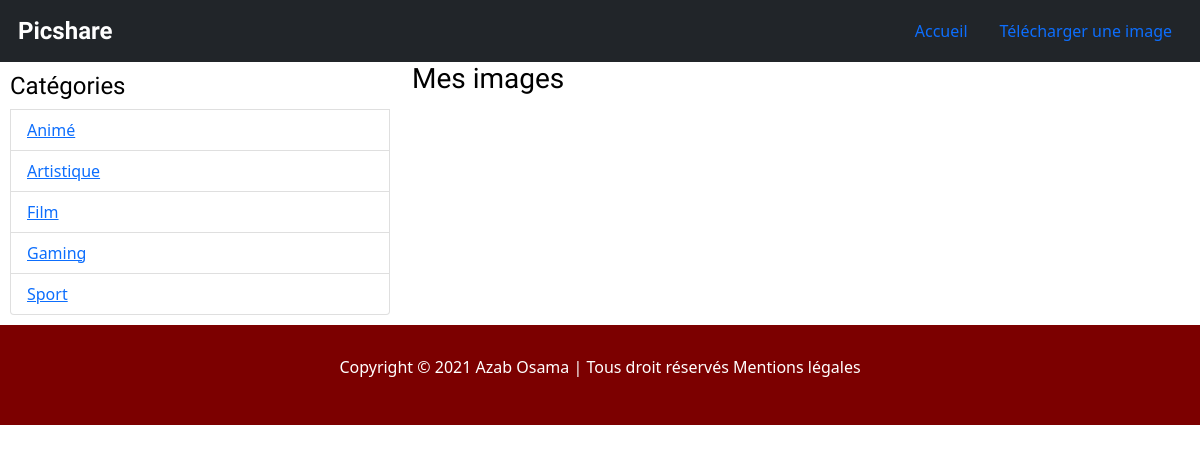
Before: /categories/Animé/pictures with the older database file.
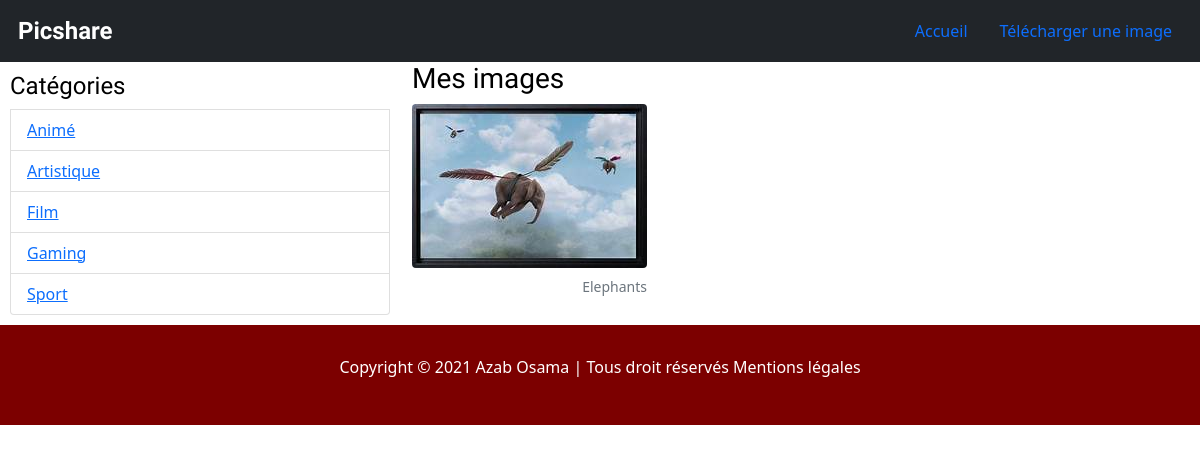
After: the same page with the newer database file.
### tables this page shows
CREATE TABLE categories
               (id INTEGER PRIMARY KEY AUTOINCREMENT,
                name VARCHAR(200) NOT NULL);

CREATE TABLE pictures
               (id INTEGER PRIMARY KEY AUTOINCREMENT,
                path VARCHAR(250),
                title VARCHAR(200),
                description VARCHAR(200),
                creation_date datetime default (datetime(current_timestamp)),
                category_id INTEGER,
                CONSTRAINT fk_categories
                FOREIGN KEY (category_id)
                REFERENCES categories(category_id));

### app.py (the view)
@app.route('/categories/<name_cat>/pictures')
def pictures_by_cat(name_cat):
    db=get_db()
    pictures = db.execute("""SELECT pictures.id, path, title
                          FROM pictures
                          LEFT JOIN categories ON pictures.category_id = categories.id
                          WHERE categories.name = ?
                          ORDER BY creation_date DESC""", [name_cat])
    categories = db.execute("SELECT name FROM categories ORDER BY name")
    my_categories = categories.fetchall()
    return render_template('index.html', all_pictures=pictures, all_categories=my_categories)

### app.py (called while the page is built)
def get_db():
    db = getattr(g, '_database', None)
    if db is None:
        db = g._database = sqlite3.connect(DATABASE)
    return db

### templates/index.html (shortened to what this page needs)
<!DOCTYPE html lang="fr">
<html>
<head>
    <link rel="stylesheet " type="text/css " href="{{ url_for('static', filename='bootstrap-5.0.0-beta2-dist/css/bootstrap.min.css') }}">
    <link rel="stylesheet " type="text/css " href="{{ url_for('static', filename='css/layout.css') }}">
</head>
<body>
    <div class="menu">
        {% include 'partials/nav.html' %}
    </div>
    <div class="container-fluid">
        {% block container %}
        <div class="row">
            {% include 'partials/categories.html' %}
            <div class="clearfix col-8">
                <h3>Mes images</h3>
                {% for picture in all_pictures %}
                <figure class="figure">
                    <a href="{{url_for('show_picture', id=picture[0])}}"><img src="{{ url_for('static', filename=config['UPLOAD_FOLDER']) }}/{{ picture[1] }} " class="figure-img img-fluid rounded " alt="{{picture[1]}}"></a>
                    <figcaption class="figure-caption text-end ">{{picture[2]}}</figcaption>
                </figure>
                {% endfor %}
            </div>
        </div>
        {% endblock %}
    </div>
    <footer class="footer ">
        <p class="footer-text ">Copyright © 2021 Azab Osama | Tous droit réservés Mentions légales</p>
    </footer>
</body>
</html>

### templates/partials/categories.html
<aside class="container-sm categories col-4">
    <ul class="list-group" id="nav">
        <li>
            <h4>Catégories</h4>
        </li>
        {% for category in all_categories %}
        <li class="list-group-item"><a href="{{url_for('pictures_by_cat', name_cat=category[0])}}">{{category[0]}}</a>
        </li>
        {% endfor %}
    </ul>
</aside>

Changed rows visible on the page:
now on this page (row edited): pictures: path (picture), title "Elephants"
